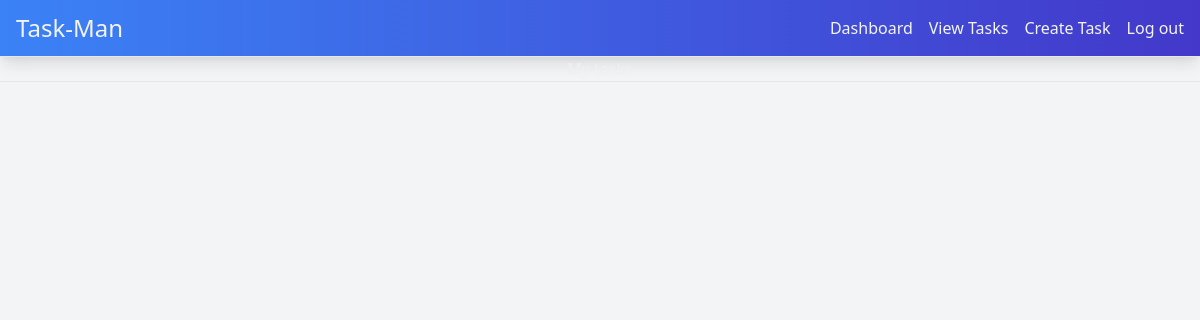
Before: /taskview (signed in) with the older database file.
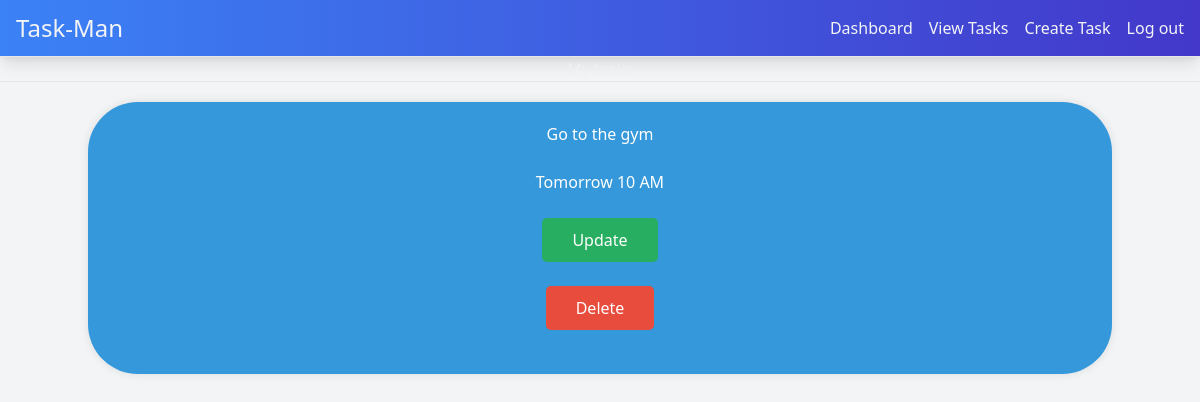
After: the same page with the newer database file.
### todo/models.py (models this page shows)
class Task(models.Model):
    title = models.CharField(max_length=100, null=True)
    content = models.CharField(max_length=1000, null=True, blank=True)
    date_posted = models.DateTimeField(auto_now_add=True, null=True)
    user = models.ForeignKey(User, on_delete=models.CASCADE, null=True)

### todo/views.py (the view)
# urls.py: path('taskview', views.taskView, name='taskview'),
@login_required(login_url='login')
def taskView(request):
    current_user = request.user.id #This variable will get the user id
    task = Task.objects.all().filter(user=current_user)#This line will tak the tasks associated with the user id(the one that is logged in right now)
    context = {'task': task}
    return render(request, 'profile/taskview.html', context=context)

### templates/profile/taskview.html (shortened to what this page needs)
{% load static %}
{% include 'base.html'%}
<!DOCTYPE html>
<html lang="en">
    <head>
        <link rel="stylesheet" href="{% static 'css/taskview.css'%}">
    </head>
<body>
        <h3> My tasks</h3>
        <hr>
        {% for t in task %}
            <div class="container">
            {{t.title}}
            <br><br>
            {{t.content}}
            <br><br>
            <a class="btn" href="{% url 'updatetask' t.id %}">Update</a>
            <br><br>
            <a class="btn2" href="{% url 'deletetask' t.id %}">Delete</a>
            <br><br>
            </div>
</body>
        {% endfor %}
</html>

### templates/base.html (shortened to what this page needs)
{% load static %}
<!DOCTYPE html>
<html lang="en">
    <head>
        <link rel="stylesheet" href="https://cdn.jsdelivr.net/npm/tailwindcss@2.2.19/dist/tailwind.min.css">
        <link rel="stylesheet" type="text/css" href="{% static 'css/styles.css' %}">
    </head>
    <body class="font-sans bg-gray-100">
        <header class="border-b md:flex md:items-center md:justify-between p-4 pb-0 shadow-lg md:pb-4 bg-gradient-to-r from-blue-500 to-indigo-700 text-white">
            <div class="flex items-center justify-between mb-4 md:mb-0">
                <h1 class="leading-none text-2xl text-gray-100">
                    <a class="no-underline hover:text-gray-300" href="dashboard">
                        Task-Man
                    </a>
                </h1>
            </div>
            <nav>
                <ul class="md:flex">
                    <li class="md:ml-4">
                        <a class="block no-underline hover:underline py-2 text-gray-100 hover:text-gray-300 md:border-none md:p-0" href="dashboard">
                            Dashboard
                        </a>
                    </li>
                    <li class="md:ml-4">
                        <a class="block no-underline hover:underline py-2 text-gray-100 hover:text-gray-300 md:border-none md:p-0" href="taskview">
                            View Tasks
                        </a>
                    </li>
                    <li class="md:ml-4">
                        <a class="block no-underline hover:underline py-2 text-gray-100 hover:text-gray-300 md:border-none md:p-0" href="createtask">
                            Create Task
                        </a>
                    </li>
                    <li class="md:ml-4">
                        <a class="block no-underline hover:underline py-2 text-gray-100 hover:text-gray-300 md:border-none md:p-0" href="logout">
                            Log out
                        </a>
                    </li>
                </ul>
            </nav>
        </header>
    </html>

### static/css/styles.css (style rules this page uses)
.btn { display: inline-block; padding: 10px 20px; text-decoration: none; font-size: 16px; border-radius: 4px; transition: background-color 0.3s, color 0.3s; }

### static/css/taskview.css (style rules this page uses)
body { background-color: #36639e; margin: 0; font-family: Arial, sans-serif; }
h3 { text-align: center; color: #f0f0f0; }
.container { background-color: #3498db; padding: 20px; margin: 20px; border-radius: 50px; box-shadow: 0 0 10px rgba(0, 0, 0, 0.1); color: #ffffff; text-align: center; margin-left: auto; margin-right: auto; }
.container a { display: inline-block; color: #ffffff; text-decoration: none; padding: 10px 30px; border-radius: 5px; transition: background-color 0.3s ease; }
.container a.btn { background-color: #27ae60; }
.container a.btn2 { background-color: #e74c3c; }

Changed rows visible on the page:
added Task: title "Go to the gym", content "Tomorrow 10 AM"
